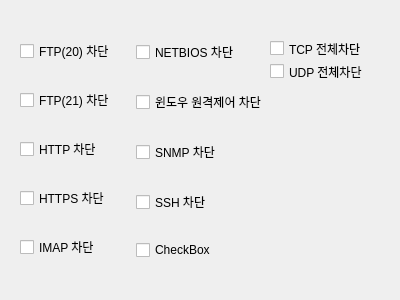
<?xml version="1.0" encoding="UTF-8"?>
<ui version="4.0">
 <class>Dialog</class>
 <widget class="QDialog" name="Dialog">
  <property name="geometry">
   <rect>
    <x>0</x>
    <y>0</y>
    <width>400</width>
    <height>300</height>
   </rect>
  </property>
  <property name="windowTitle">
   <string>Dialog</string>
  </property>
  <widget class="QWidget" name="layoutWidget">
   <property name="geometry">
    <rect>
     <x>20</x>
     <y>20</y>
     <width>247</width>
     <height>261</height>
    </rect>
   </property>
   <layout class="QHBoxLayout" name="horizontalLayout">
    <item>
     <layout class="QVBoxLayout" name="verticalLayout">
      <item>
       <widget class="QCheckBox" name="FTP20_BLOCK">
        <property name="text">
         <string>FTP(20) 차단</string>
        </property>
       </widget>
      </item>
      <item>
       <widget class="QCheckBox" name="FTP21_BLOCK">
        <property name="text">
         <string>FTP(21) 차단</string>
        </property>
       </widget>
      </item>
      <item>
       <widget class="QCheckBox" name="HTTP_BLOCK">
        <property name="text">
         <string>HTTP 차단</string>
        </property>
       </widget>
      </item>
      <item>
       <widget class="QCheckBox" name="HTTPS_BLOCK">
        <property name="text">
         <string>HTTPS 차단</string>
        </property>
       </widget>
      </item>
      <item>
       <widget class="QCheckBox" name="IMAP_BLOCK">
        <property name="text">
         <string>IMAP 차단</string>
        </property>
       </widget>
      </item>
     </layout>
    </item>
    <item>
     <layout class="QVBoxLayout" name="verticalLayout_2">
      <item>
       <widget class="QCheckBox" name="NETBIOS_BLOCK">
        <property name="text">
         <string>NETBIOS 차단</string>
        </property>
       </widget>
      </item>
      <item>
       <widget class="QCheckBox" name="WINDOWS_REMOTE_BLOCK">
        <property name="text">
         <string>윈도우 원격제어 차단</string>
        </property>
       </widget>
      </item>
      <item>
       <widget class="QCheckBox" name="SNMP_BLOCK">
        <property name="text">
         <string>SNMP 차단</string>
        </property>
       </widget>
      </item>
      <item>
       <widget class="QCheckBox" name="SSH_BLOCK">
        <property name="text">
         <string>SSH 차단</string>
        </property>
       </widget>
      </item>
      <item>
       <widget class="QCheckBox" name="checkBox_15">
        <property name="text">
         <string>CheckBox</string>
        </property>
       </widget>
      </item>
     </layout>
    </item>
   </layout>
  </widget>
  <widget class="QWidget" name="layoutWidget">
   <property name="geometry">
    <rect>
     <x>270</x>
     <y>40</y>
     <width>102</width>
     <height>40</height>
    </rect>
   </property>
   <layout class="QVBoxLayout" name="verticalLayout_3">
    <item>
     <widget class="QCheckBox" name="TCP_ALL_BLOCK">
      <property name="text">
       <string>TCP 전체차단</string>
      </property>
     </widget>
    </item>
    <item>
     <widget class="QCheckBox" name="UDP_ALL_BLOCK">
      <property name="text">
       <string>UDP 전체차단</string>
      </property>
     </widget>
    </item>
   </layout>
  </widget>
 </widget>
 <resources/>
 <connections/>
</ui>
